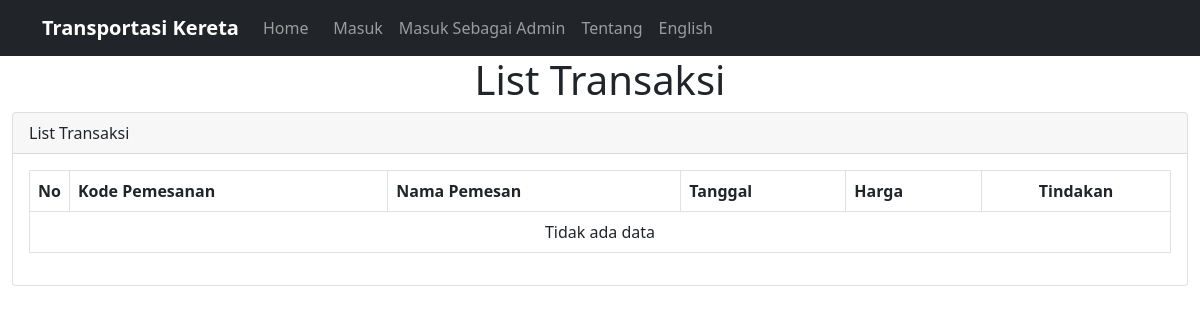
Screenshot of /list_transaction.php with the database file from the repository.
### tables this page shows
CREATE TABLE `bahasa` (
  `text` varchar(30) NOT NULL,
  `indonesia` varchar(255) DEFAULT NULL,
  `inggris` varchar(255) DEFAULT NULL,
  PRIMARY KEY (`text`)
);

### auth/lang_config.php (called while the page is built, shortened)
<?php
require "db_config.php";
$txt_sign = getTxt("sign");
$txt_transaction_list = getTxt("transaction_list");
$txt_login_admin = getTxt("login_admin");
$txt_booking_kode = getTxt("booking_kode");
$txt_buyer_name = getTxt("buyer_name");
$txt_date = getTxt("date");
$txt_price = getTxt("price");
$txt_no_data = getTxt("no_data");
$txt_action = getTxt("action");
$txt_about = getTxt("about");
function getTxt($nama_teks){
	global $mysqli;
	$q = mysqli_query($mysqli,"SELECT * FROM bahasa WHERE text='$nama_teks'");
	$res = mysqli_fetch_assoc($q);
	$teks = $res[$_SESSION['lang']];
	return $teks;
}
?>

### list_transaction.php (the view, shortened to what this page needs)
<?php
include "auth/lang_config.php";
?>
<!doctype html>
<html lang="en">
  <head>
    <link rel="stylesheet" href="css/bootstrap.css">
  </head>
  <body>
<?php include "partials/navbar.php"; ?>
<div class="content-wrapper">
    <div class="content-header">
        <div class="row">
			<div class="col text-center">
				<h1><?php echo $txt_transaction_list; ?></h1>
			</div>
		</div>
    </div>
    <div class="content">
        <div class="container-fluid">
            <div class="row">
                <div class="col-md-12">
                    <div class="card">
                        <div class="card-header">
                            <?php echo $txt_transaction_list; ?>
                        </div>
                        <div class="card-body">
                            <div class="table-responsive">
                                <table class="table table-bordered table-hovered">
                                    <thead>
                                        <tr>
                                            <th width="10px" class="text-center">No</th>
                                            <th><?php echo $txt_booking_kode; ?></th>
                                            <th><?php echo $txt_buyer_name; ?></th>
                                            <th><?php echo $txt_date; ?></th>
                                            <th><?php echo $txt_price; ?></th>
                                            <th class="text-center"><?php echo $txt_action; ?></th>
                                        </tr>
                                    </thead>
                                    <tbody>
                                        <?php
											$query_tiket = mysqli_query($mysqli,"SELECT * FROM tiket_dibeli JOIN user ON tiket_dibeli.username=user.username JOIN detail_tiket ON tiket_dibeli.kode_booking=detail_tiket.kode_booking JOIN jadwal ON detail_tiket.id_jadwal=jadwal.id_jadwal");
											$row = mysqli_num_rows($query_tiket);
											if($row > 0){
												$n=1;
												while ($res = mysqli_fetch_assoc($query_tiket))
												{
													echo "<tr><td>$n
														<td>".$res['Kode_Booking']."
														<td>".$res['fullname']."
														<td>".$res['Tanggal']."
														<td>Rp. ".$res['Harga']."
														<td class='text-center'>
															<a href='history_info.php?kode_booking=".$res['Kode_Booking']."' class='btn btn-sm btn-success'>
																Info
															</a>";
													$n=$n+1;
												}
											}else {
													echo "<tr><td colspan=7> <center>$txt_no_data";
												}
										?>
                                    </tbody>
                                </table>
                            </div>
                        </div>
                    </div>
                </div>
            </div>
        </div>
    </div>
</div>
<?php include "partials/footer.php"; ?>

### partials/navbar.php (shortened to what this page needs)
 <nav class="navbar navbar-expand-lg navbar-dark bg-dark">
  <div class="container">
    <a class="navbar-brand" href="#"><b>Transportasi Kereta</b></a>
    <div class="collapse navbar-collapse" id="navbarNavAltMarkup">
      <div class="navbar-nav" >
        <a id="nl-1" class="nav-link" aria-current="page" href="index.php">Home</a>|
		<?php if (!isset($_SESSION['username'])){ ?>
        <a id="nl-6" class="nav-link " aria-current="page" href="auth/login.php"><?php echo $txt_sign; ?></a>
		<?php }else{ ?>
		<a id="nl-7" class="nav-link " aria-current="page" href="auth/session_logout.php"><?php echo $txt_logout; ?></a>
		<?php } ?>
		<?php
		if (!isset($_SESSION['username'])){
		?>
		<a id="nl-8" class="nav-link " aria-current="page" href="auth/proses_login.php?status=admin"><?php echo $txt_login_admin; ?></a>
		<?php } ?>
        <a id="nl-9" class="nav-link " aria-current="page" href="about.php"><?php echo $txt_about; ?></a>
		<?php if($_SESSION['lang']=="inggris"){ ?>
		<a id="nl-10" class="nav-link " aria-current="page" href="?lang=indonesia">Bahasa Indonesia</a>
		<?php }else if($_SESSION['lang']=="indonesia"){ ?>
		<a id="nl-11" class="nav-link " aria-current="page" href="?lang=inggris">English</a>
		<?php } ?>
      </div>
    </div>
  </div>
</nav>

### rows the page displays
bahasa: indonesia "Masuk"
bahasa: indonesia "Masuk Sebagai Admin"
bahasa: indonesia "Tentang"
bahasa: indonesia "List Transaksi"
bahasa: indonesia "Kode Pemesanan"
bahasa: indonesia "Nama Pemesan"
bahasa: indonesia "Tanggal"
bahasa: indonesia "Harga"
bahasa: indonesia "Tindakan"
bahasa: indonesia "Tidak ada data"
